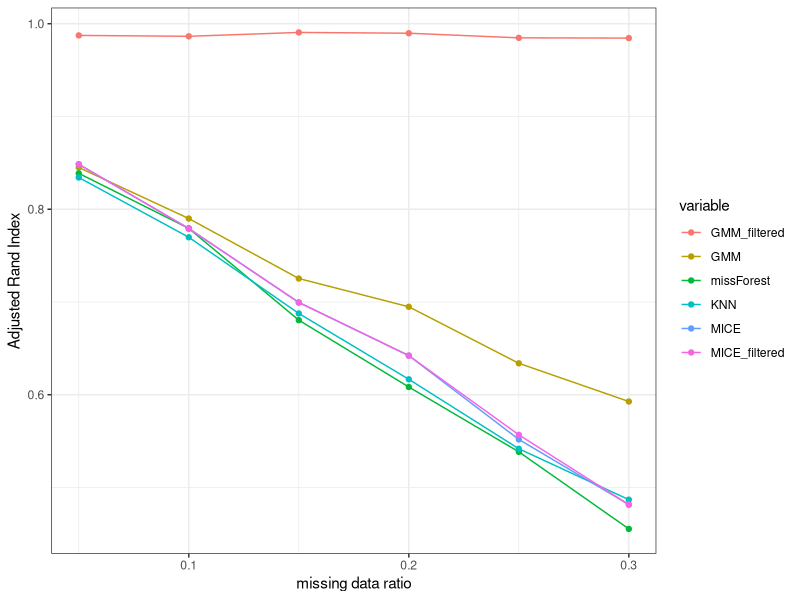
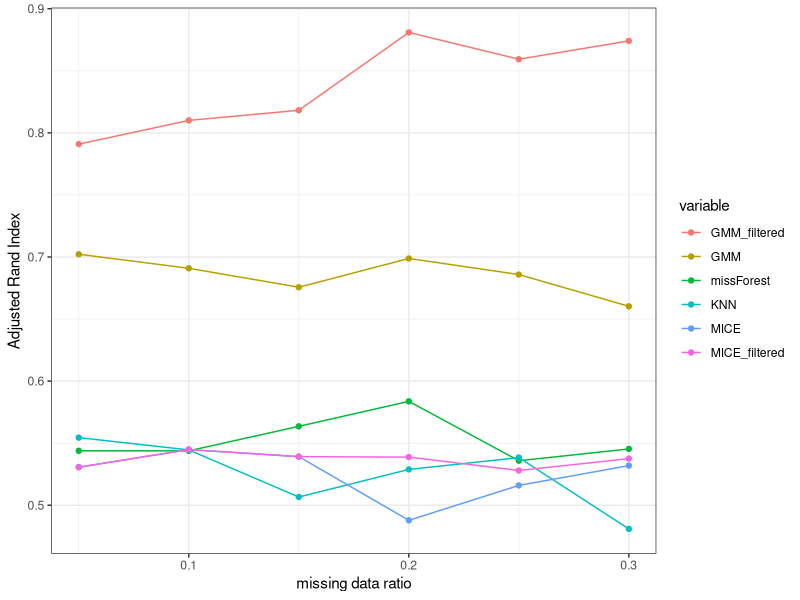
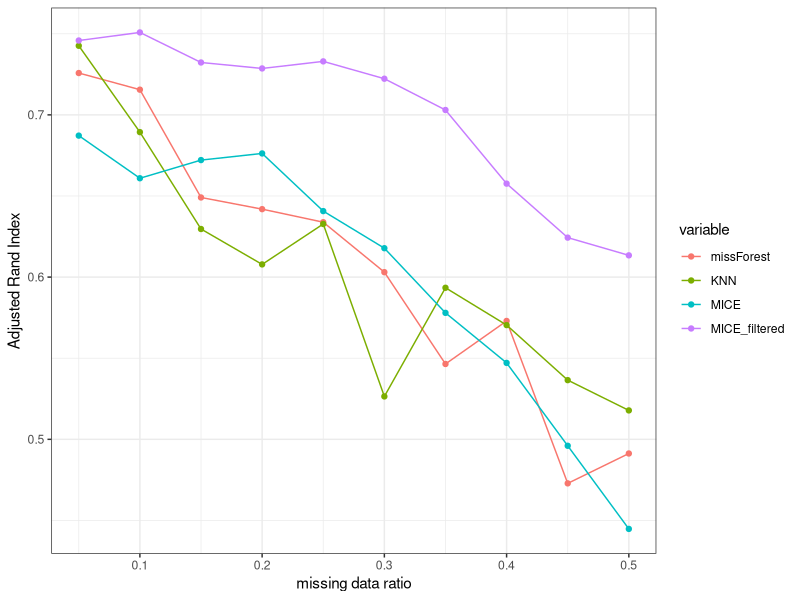
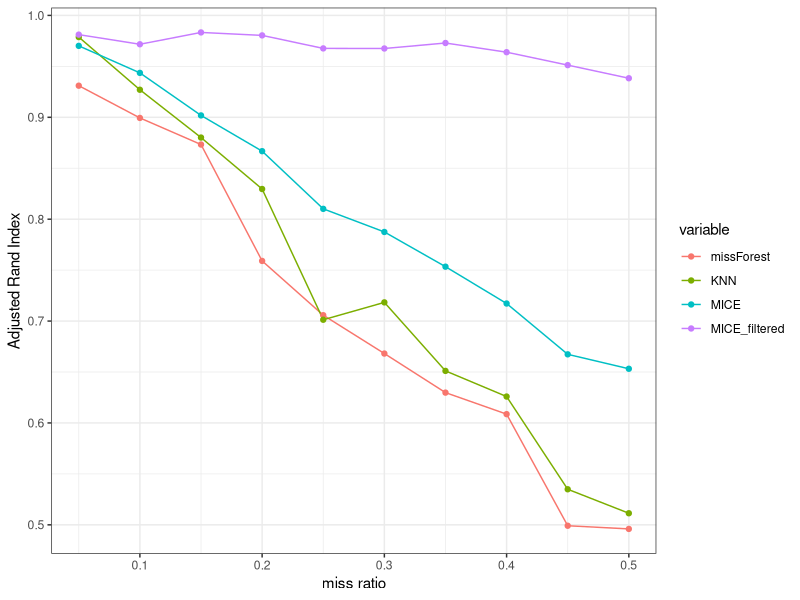

These figures' R source, in order:
library(ggplot2)
library(reshape)


dat = read.csv("./Adj_rand_index.csv")
dat_long= melt(dat, id.vars= "X")

p = ggplot(dat_long, aes(x=X, y = value, color=variable)) + geom_line() + geom_point() + xlab("missing data ratio") + ylab("Adjusted Rand Index") + theme_bw()
ggsave("benchmark.png", p,width=5, height=4)

dat = read.csv("./Adj_rand_index_RNA_seq.csv")
dat_long= melt(dat, id.vars= "X")

p = ggplot(dat_long, aes(x=X, y = value, color=variable)) + geom_line() + geom_point() + xlab("missing data ratio") + ylab("Adjusted Rand Index") + theme_bw()
ggsave("benchmark_rna_seq.png", p,width=5, height=4)

dat = read.csv("./correlation_simple_task.csv")

dat_long= melt(dat, id.vars= "X")

 p = ggplot(dat_long, aes(x=X, y = value, color=variable)) + geom_line() + geom_point() + xlab("missing data ratio") + ylab("Adjusted Rand Index") + theme_bw()

ggsave("benchmark_simple_task.png", p, width=5, height=4)


dat = read.csv("./correlation_moderate_task.csv")
dat
dat_long= melt(dat, id.vars= "X")
p = ggplot(dat_long, aes(x=X, y = value, color=variable)) + geom_line() + geom_point() + xlab("miss ratio") + ylab("Adjusted Rand Index") + theme_bw()

ggsave("benchmark_moderate_task.png", p, width=5, height=4)
